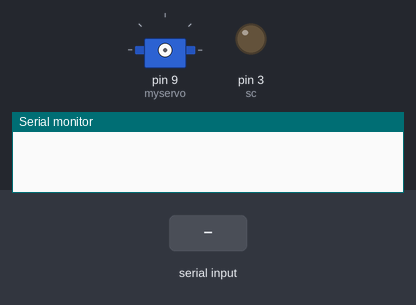
This sketch was run on a simulated Arduino Uno, built with avr-gcc and run on an emulated ATmega328P. Shown: servo, output pins drawn as LEDs (lit = HIGH), the last lines printed to the serial monitor. Inputs (shaded band) come from the test bench.

Above: at 1.2 s.
1.3 s: byte 123 (123) received over Serial
At 2.2 s:
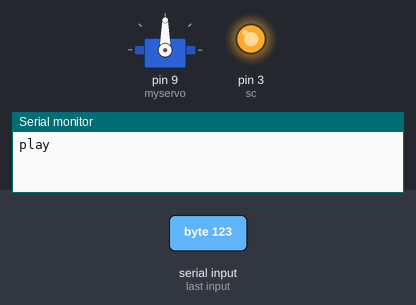
Timing chart, 0 to 4.3 s (numbered marks = the images above; inputs shaded):
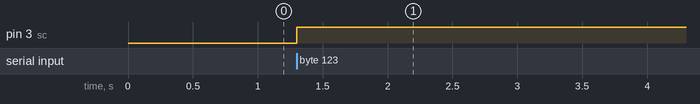

The sketch:

bluetooth.ino
```cpp
#include <Servo.h>
Servo myservo;
int pos=0;
int sc=3;
void setup()

{


//Setup usb serial connection to computer

Serial.begin(9600);
pinMode(sc,OUTPUT);
//Setup Bluetooth serial connection to android


}

void loop()

{


if(Serial.available() >0)
{
if(Serial.read() == 123 )

{
Serial.print("play");
myservo.attach(9);
digitalWrite(sc,HIGH);
}
}

}
```

Measured:
- after the input at 1.3 s, pin 3 (sc): LOW → HIGH at once
